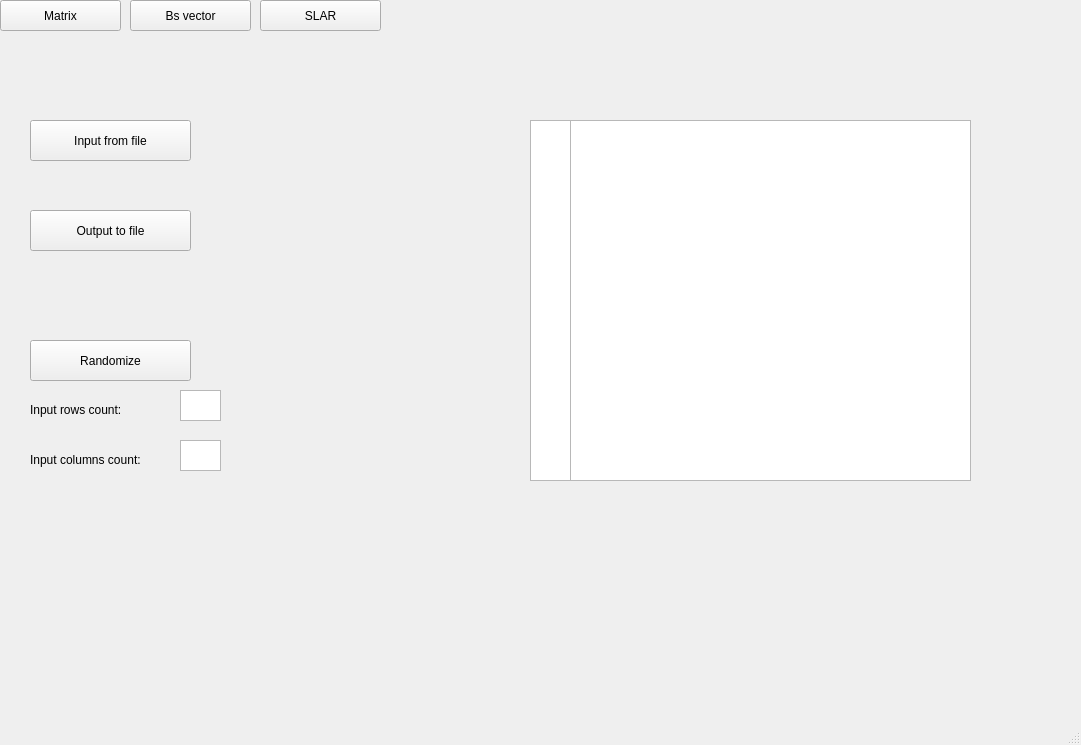
<?xml version="1.0" encoding="UTF-8"?>
<ui version="4.0">
 <class>MainWindow</class>
 <widget class="QMainWindow" name="MainWindow">
  <property name="geometry">
   <rect>
    <x>0</x>
    <y>0</y>
    <width>1081</width>
    <height>745</height>
   </rect>
  </property>
  <property name="windowTitle">
   <string>MainWindow</string>
  </property>
  <widget class="QWidget" name="centralwidget">
   <widget class="QPushButton" name="pushButton">
    <property name="geometry">
     <rect>
      <x>0</x>
      <y>0</y>
      <width>121</width>
      <height>31</height>
     </rect>
    </property>
    <property name="text">
     <string>Matrix</string>
    </property>
   </widget>
   <widget class="QPushButton" name="pushButton_2">
    <property name="geometry">
     <rect>
      <x>130</x>
      <y>0</y>
      <width>121</width>
      <height>31</height>
     </rect>
    </property>
    <property name="text">
     <string>Bs vector</string>
    </property>
   </widget>
   <widget class="QPushButton" name="pushButton_3">
    <property name="geometry">
     <rect>
      <x>260</x>
      <y>0</y>
      <width>121</width>
      <height>31</height>
     </rect>
    </property>
    <property name="text">
     <string>SLAR</string>
    </property>
   </widget>
   <widget class="QPushButton" name="pushButton_5">
    <property name="geometry">
     <rect>
      <x>30</x>
      <y>120</y>
      <width>161</width>
      <height>41</height>
     </rect>
    </property>
    <property name="text">
     <string>Input from file</string>
    </property>
   </widget>
   <widget class="QPushButton" name="pushButton_6">
    <property name="geometry">
     <rect>
      <x>30</x>
      <y>210</y>
      <width>161</width>
      <height>41</height>
     </rect>
    </property>
    <property name="text">
     <string>Output to file</string>
    </property>
   </widget>
   <widget class="QTableView" name="tableView">
    <property name="geometry">
     <rect>
      <x>530</x>
      <y>120</y>
      <width>441</width>
      <height>361</height>
     </rect>
    </property>
   </widget>
   <widget class="QListView" name="listView">
    <property name="geometry">
     <rect>
      <x>530</x>
      <y>120</y>
      <width>41</width>
      <height>361</height>
     </rect>
    </property>
   </widget>
   <widget class="QPushButton" name="pushButton_4">
    <property name="geometry">
     <rect>
      <x>30</x>
      <y>340</y>
      <width>161</width>
      <height>41</height>
     </rect>
    </property>
    <property name="text">
     <string>Randomize</string>
    </property>
   </widget>
   <widget class="QTextEdit" name="textEdit">
    <property name="geometry">
     <rect>
      <x>180</x>
      <y>390</y>
      <width>41</width>
      <height>31</height>
     </rect>
    </property>
   </widget>
   <widget class="QLabel" name="label">
    <property name="geometry">
     <rect>
      <x>30</x>
      <y>400</y>
      <width>111</width>
      <height>20</height>
     </rect>
    </property>
    <property name="text">
     <string>Input rows count:</string>
    </property>
   </widget>
   <widget class="QTextEdit" name="textEdit_2">
    <property name="geometry">
     <rect>
      <x>180</x>
      <y>440</y>
      <width>41</width>
      <height>31</height>
     </rect>
    </property>
   </widget>
   <widget class="QLabel" name="label_2">
    <property name="geometry">
     <rect>
      <x>30</x>
      <y>450</y>
      <width>121</width>
      <height>20</height>
     </rect>
    </property>
    <property name="text">
     <string>Input columns count:</string>
    </property>
   </widget>
  </widget>
  <widget class="QMenuBar" name="menubar">
   <property name="geometry">
    <rect>
     <x>0</x>
     <y>0</y>
     <width>1081</width>
     <height>26</height>
    </rect>
   </property>
  </widget>
  <widget class="QStatusBar" name="statusbar"/>
 </widget>
 <resources/>
 <connections/>
</ui>
